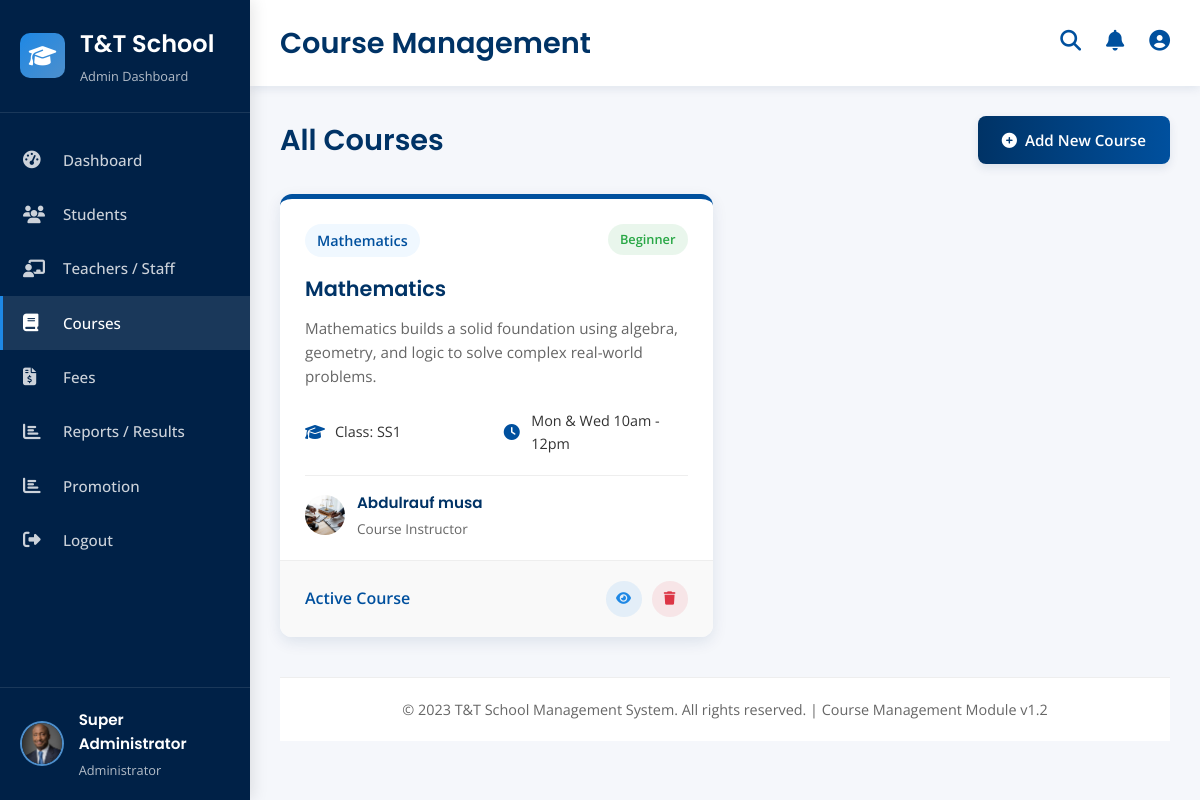
The app's page /Admin/manage_courses.php (signed in) with its own data.
### tables this page shows
CREATE TABLE `courses` (
  `course_id` int(11) NOT NULL,
  `course_name` varchar(100) NOT NULL,
  `description` text DEFAULT NULL,
  `level` varchar(20) DEFAULT 'beginner',
  `class_name` varchar(10) DEFAULT NULL,
  `instructor_id` int(11) DEFAULT NULL,
  `schedule` varchar(100) DEFAULT NULL,
  `created_at` timestamp NOT NULL DEFAULT current_timestamp()
);

CREATE TABLE `staff` (
  `staff_id` int(11) NOT NULL,
  `full_name` varchar(100) NOT NULL,
  `email` varchar(100) NOT NULL,
  `password` varchar(255) NOT NULL,
  `qualification` varchar(100) DEFAULT NULL,
  `subject` varchar(100) DEFAULT NULL,
  `position` varchar(50) DEFAULT NULL,
  `phone` varchar(20) DEFAULT NULL,
  `image` varchar(255) DEFAULT NULL,
  `created_at` timestamp NOT NULL DEFAULT current_timestamp()
);

### Admin/manage_courses.php (the view, shortened to what this page needs)
<?php
require_once '../include/config.php';
$courses = [];
try {
    $stmt = $pdo->query("SELECT c.*, s.full_name as instructor_name, s.image as instructor_image FROM courses c LEFT JOIN staff s ON c.instructor_id = s.staff_id ORDER BY c.created_at DESC");
    $courses = $stmt->fetchAll();
} catch (PDOException $e) {
    $error_message = "Error fetching courses: " . $e->getMessage();
}
?>
<!DOCTYPE html>
<html lang="en">
<head>
    <link rel="stylesheet" href="https://cdnjs.cloudflare.com/ajax/libs/font-awesome/6.4.0/css/all.min.css">
</head>
<body>
    <div class="container">
        <?php include '../include/admin_sidebar.php'; ?>
        <div class="main-content" id="mainContent">
            <div class="top-header">
                <div class="header-left">
                    <div class="page-title">
                        <h1>Course Management</h1>
                    </div>
                </div>
                <div class="header-right">
                    <div class="header-action">
                        <i class="fas fa-search"></i>
                    </div>
                    <div class="header-action">
                        <i class="fas fa-bell"></i>
                    </div>
                    <div class="header-action">
                        <i class="fas fa-user-circle"></i>
                    </div>
                </div>
            </div>
            <div class="dashboard-content">
                <div class="course-header">
                    <h2>All Courses</h2>
                    <div class="course-actions">
                        <a href="add_new_courses.php" class="btn btn-primary">
                            <i class="fas fa-plus-circle"></i> Add New Course
                        </a>
                    </div>
                </div>
                <div class="courses-grid" id="coursesGrid">
                    <?php if (empty($courses)): ?>
                        <div class="empty-state" id="emptyState" style="grid-column: 1 / -1;">
                            <i class="fas fa-book-open"></i>
                            <h3>No Courses Found</h3>
                            <p>There are no courses registered yet. Click the button above to add a new course.</p>
                        </div>
                    <?php else: ?>
                        <?php foreach ($courses as $course): ?>
                            <div class="course-card">
                                <div class="course-card-header">
                                    <div class="course-code"><?php echo htmlspecialchars($course['course_name']); ?></div>
                                    <div class="course-status status-active"><?php echo ucfirst(htmlspecialchars($course['level'])); ?></div>
                                </div>
                                <div class="course-card-body">
                                    <h3 class="course-title"><?php echo htmlspecialchars($course['course_name']); ?></h3>
                                    <p class="course-description"><?php echo htmlspecialchars($course['description']); ?></p>
                                    <div class="course-details">
                                        <div class="detail-item">
                                            <i class="fas fa-graduation-cap"></i>
                                            <span>Class: <?php echo htmlspecialchars($course['class_name']); ?></span>
                                        </div>
                                        <div class="detail-item">
                                            <i class="fas fa-clock"></i>
                                            <span><?php echo htmlspecialchars($course['schedule']); ?></span>
                                        </div>
                                    </div>
                                    <div class="course-instructor">
                                        <div class="instructor-avatar">
                                            <?php if (!empty($course['instructor_image'])): ?>
                                                <img src="../assets/images/staff/<?php echo $course['instructor_image']; ?>" alt="Instructor">
                                            <?php else: ?>
                                                <img src="https://ui-avatars.com/api/?name=<?php echo urlencode($course['instructor_name']); ?>&background=random" alt="Instructor">
                                            <?php endif; ?>
                                        </div>
                                        <div class="instructor-info">
                                            <h5><?php echo htmlspecialchars($course['instructor_name'] ?? 'Not Assigned'); ?></h5>
                                            <p>Course Instructor</p>
                                        </div>
                                    </div>
                                </div>
                                <div class="course-card-footer">
                                    <div class="course-enrollment">Active Course</div>
                                    <div class="course-actions-btns">
                                        <button class="action-btn view" onclick="openEditModal(<?php echo htmlspecialchars(json_encode($course)); ?>)">
                                            <i class="fas fa-eye"></i>
                                        </button>
                                        <form method="POST" style="display:inline;" onsubmit="return confirm('Are you sure you want to delete this course?');">
                                            <button type="submit" class="action-btn delete">
                                                <i class="fas fa-trash"></i>
                                            </button>
                                        </form>
                                    </div>
                                </div>
                            </div>
                        <?php endforeach; ?>
                    <?php endif; ?>
                </div>
                <div class="dashboard-footer">
                    <p>&copy; 2023 T&T School Management System. All rights reserved. | Course Management Module v1.2</p>
                </div>
            </div>
        </div>
    </div>
</body>
</html>

### include/admin_sidebar.php
<?php
$current_page = basename($_SERVER['PHP_SELF']);
require_once __DIR__ . '/config.php';
$admin_name = $_SESSION['full_name'] ?? "Admin User";
$admin_position = "Administrator";
$admin_image_path = "";
if (isset($_SESSION['user_id']) && $_SESSION['role'] === 'admin') {
    try {
        $stmt = $pdo->prepare("SELECT * FROM admin WHERE admin_id = ?");
        $stmt->execute([$_SESSION['user_id']]);
        $admin = $stmt->fetch();
        if ($admin) {
            $admin_name = $admin['full_name'];
            if (!empty($admin['image']) && file_exists(__DIR__ . "/../assets/images/admin/" . $admin['image'])) {
                $admin_image_path = "../assets/images/admin/" . $admin['image'];
            }
        }
    } catch (PDOException $e) {
    }
}
?>
<div class="sidebar" id="sidebar">
    <div class="sidebar-header">
        <div class="logo-icon">
            <i class="fas fa-graduation-cap"></i>
        </div>
        <div class="logo-text">
            <h2>T&T School</h2>
            <p>Admin Dashboard</p>
        </div>
    </div>
    <div class="sidebar-menu">
        <a href="dashboard.php" class="menu-item <?php echo ($current_page == 'dashboard.php') ? 'active' : ''; ?>">
            <i class="fas fa-tachometer-alt"></i>
            <span class="menu-text">Dashboard</span>
        </a>
        <a href="manage_students.php" class="menu-item <?php echo ($current_page == 'manage_students.php') ? 'active' : ''; ?>">
            <i class="fas fa-users"></i>
            <span class="menu-text">Students</span>
        </a>
        <a href="manage_staff.php" class="menu-item <?php echo ($current_page == 'manage_staff.php') ? 'active' : ''; ?>">
            <i class="fas fa-chalkboard-teacher"></i>
            <span class="menu-text">Teachers / Staff</span>
        </a>
        <a href="manage_courses.php" class="menu-item <?php echo ($current_page == 'manage_courses.php') ? 'active' : ''; ?>">
            <i class="fas fa-book"></i>
            <span class="menu-text">Courses</span>
        </a>
        <a href="admin_fees.php" class="menu-item">
            <i class="fas fa-file-invoice-dollar"></i>
            <span class="menu-text">Fees</span>
        </a>
        <a href="upload_results.php" class="menu-item <?php echo ($current_page == 'upload_results.php') ? 'active' : ''; ?>">
            <i class="fas fa-chart-bar"></i>
            <span class="menu-text">Reports / Results</span>
        </a>
        <a href="promotion.php" class="menu-item <?php echo ($current_page == 'promotion.php') ? 'active' : ''; ?>">
            <i class="fas fa-chart-bar"></i>
            <span class="menu-text">Promotion</span>
        </a>
        <a href="../auth/logout.php" class="menu-item">
            <i class="fas fa-sign-out-alt"></i>
            <span class="menu-text">Logout</span>
        </a>
    </div>
    <div class="sidebar-footer">
        <div class="user-info">
            <div class="user-avatar">
                <?php if ($admin_image_path): ?>
                    <img src="<?php echo htmlspecialchars($admin_image_path); ?>" alt="Admin Profile">
                <?php else: ?>
                    <div style="width: 100%; height: 100%; display: flex; align-items: center; justify-content: center; background: var(--primary-light); color: white; font-size: 1.2rem;">
                        <i class="fas fa-user-shield"></i>
                    </div>
                <?php endif; ?>
            </div>
            <div class="user-details">
                <h4><?php echo htmlspecialchars($admin_name); ?></h4>
                <p><?php echo htmlspecialchars($admin_position); ?></p>
            </div>
        </div>
    </div>
</div>

### records on screen
courses: course_name "Mathematics", level "Beginner", description "Mathematics builds a solid foundation using algebra, geometry, and logic to solve complex real-world problems.", class_name "SS1", schedule "Mon & Wed 10am - 12pm", staff.image (picture), staff.full_name "Abdulrauf musa"

### other values on screen
$admin_name "Super Administrator"
$admin_position "Administrator"
